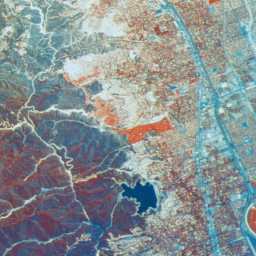
//> input picture images/color/Aerial.bmp, 256 x 256 px
$ ./main ../../images/color/Aerial.bmp   (built with g++ and OpenCV 4)
//> lines starting //> are read from the running program, lines starting //| are printed output that depends on the picture
### Opencv_exercise/canny_edge_detection/filters.h
#pragma once
#include<vector>

uchar convertToUchar(double value);

std::vector<double> gaussianKernel(int kernel_size, double var);
void linearFilter(cv::Mat &img, std::vector<double> kernel, int kernel_size);
int gaussianFilter(cv::Mat &img);

std::vector<double> horizontalSobelKernel();
std::vector<double> verticalSobelKernel();
cv::Mat GrayConvertedFromBGR(cv::Mat &BGR_img);
void substituteScaledValue(cv::Mat &gray_img, std::vector<double> img_tmp, double max, double min);
std::vector<double> sobelConvolutionValues(cv::Mat &gray_img, std::vector<double> kernel, int kernel_size);
void sobelFilter(cv::Mat &gray_img,std::vector<uchar> &normal_direction);
void nonMaximumSuppression(cv::Mat &sobel_img, std::vector<uchar> &normal_direction);
void hysteresisThreshold(cv::Mat &img_edge,uchar high_threshold,uchar low_threshold);

void cannyEdgeDetection(cv::Mat &img);

### Opencv_exercise/canny_edge_detection/sobel.cpp
#define _USE_MATH_DEFINES
#include <opencv2/opencv.hpp>
#include"filters.h"
#include<iostream>
#include<vector>
#include<cmath>

//normal directionを取るためにOpencv_sobelを改良したもの

//水平方向のエッジ検出用カーネル
std::vector<double> horizontalSobelKernel() {
	return std::vector<double> {
		-1, 0, 1,
			-2, 0, 2,
			-1, 0, 1
	};
}

//鉛直方向のエッジ検出用カーネル
std::vector<double> verticalSobelKernel() {
	return std::vector<double> {
		-1, -2, -1,
			0, 0, 0,
			1, 2, 1
	};
}

cv::Mat GrayConvertedFromBGR(cv::Mat &BGR_img) {

	const int img_rows = BGR_img.rows;
	const int img_cols = BGR_img.cols;
	cv::Mat gray_img = cv::Mat::zeros(img_cols, img_rows, CV_8U);

	for (int j = 0; j < img_rows; ++j) {
		cv::Vec3b *BGR_img_row_ptr = BGR_img.ptr<cv::Vec3b>(j);
		uchar *gray_img_row_ptr = gray_img.ptr<uchar>(j);
		for (int i = 0; i < img_cols; ++i) {
			gray_img_row_ptr[i] =
				BGR_img_row_ptr[i][0] * 0.144 +
				BGR_img_row_ptr[i][1] * 0.587 +
				BGR_img_row_ptr[i][2] * 0.299;
		}
	}
	return gray_img;
}

//img_tmpに格納された値をucahr型の[0,255]にスケーリングしてgray_imgに代入する関数
void substituteScaledValue(cv::Mat &gray_img, std::vector<double> img_tmp, double max, double min) {

	const int img_rows = gray_img.rows;
	const int img_cols = gray_img.cols;
	for (int j = 0; j < img_rows; ++j) {
		uchar *img_row_ptr = gray_img.ptr<uchar>(j);
		for (int i = 0; i < img_cols; ++i) {
			img_row_ptr[i] = convertToUchar(255 * (img_tmp[i + j * img_cols] - min) / (max - min));
		}
	}
}


std::vector<double> sobelConvolutionValues(cv::Mat &gray_img, std::vector<double> kernel, int kernel_size) {
	const int img_rows = gray_img.rows;
	const int img_cols = gray_img.cols;

	const int kernel_h = (kernel_size - 1) / 2;
	double max = 0, min = 0;

	//vector はあらかじめサイズを指定してやるとメモリ領域のとり直ししなくて済み，より高速
	std::vector<double> img_tmp(img_rows*img_cols);

	for (int j = 0; j < img_rows; ++j) {

		for (int i = 0; i < img_cols; ++i) {
			double conv_sum = 0;
			if (i == 0 || i == img_cols-1 || j == 0 || j == img_rows-1) {
				img_tmp[i + j * img_cols] = 0;
				continue;
			}
			for (int k = -kernel_h; k < kernel_h + 1; ++k) {
				/*if (j + k < 0 || j + k >= img_rows) {
					continue;
				}*/
				uchar *img_row_ptr = gray_img.ptr<uchar>(j + k);
				for (int l = -kernel_h; l < kernel_h + 1; ++l) {
					/*if (i + l < 0 || i + l >= img_cols) {
						continue;
					}*/
					conv_sum += (double)img_row_ptr[i + l] * kernel[(kernel_h + l) + (kernel_h + k)*kernel_size];
					//std::cout << (double)img_row_ptr[i + l] * kernel[(kernel_h + l) + (kernel_h + k)*kernel_size] << " :conv value ("<<l+1<<","<<k+1<<")\n";
				}
			}

			//畳み込み結果の絶対値をとる
			/*if (conv_sum < 0) {
				conv_sum = -conv_sum;
			}
*/
			double conv_sum_abs = std::abs(conv_sum);
			//スケーリングに必要な最大値，最小値を保存
			if (conv_sum_abs >= max) {
				max = conv_sum_abs;
			}
			if (conv_sum_abs <= min) {
				min = conv_sum_abs;
			}

			//imgの画素(i,j)の計算結果がimg_dst[i+j*img_cols]に格納される
			img_tmp[i + j * img_cols] = conv_sum;

		}
	}

	//スケーリングしてgray_imgに代入
	//substituteScaledValue(gray_img, img_tmp, max, min);


	//img_tmpの各値を[-1,1]の範囲にスケーリング
	for (int i = 0; i < img_cols*img_rows; ++i) {
		if (img_tmp[i] >= 0) {
			img_tmp[i] = (img_tmp[i] - min) / (max - min);
		}
		else {
			img_tmp[i] = -(-img_tmp[i] - min) / (max - min);
		}
	}
	return img_tmp;
}


void sobelFilter(cv::Mat &gray_img, std::vector<uchar> &normal_direction) {
	const int kernel_size = 3;
	const int img_cols = gray_img.cols;
	const int img_rows = gray_img.rows;

	std::vector<double> img_fused_tmp(img_rows*img_cols);
	double fused_sobel_max = 0, fused_sobel_min = 0;

	std::vector<double> horizontal_kernel = horizontalSobelKernel();
	std::vector<double> vertical_kernel = verticalSobelKernel();

	std::vector<double> horizontal_sobel_values(img_rows*img_cols);
	std::vector<double> vertical_sobel_values(img_rows*img_cols);

	//水平方向のsobel処理をgray_imgに実行
	horizontal_sobel_values = sobelConvolutionValues(gray_img, horizontal_kernel, kernel_size);


	//鉛直方向のsobel処理をgray_imgに実行
	vertical_sobel_values = sobelConvolutionValues(gray_img, vertical_kernel, kernel_size);

	for (int i = 0; i < img_cols*img_rows; ++i) {

		//水平・鉛直の処理結果の二乗和平方根をとり，img_fused_tmpに格納
		img_fused_tmp[i] = pow(horizontal_sobel_values[i] * horizontal_sobel_values[i]
			+ vertical_sobel_values[i] * vertical_sobel_values[i], 0.5);

		//エッジの法線方向をnormal_direction(4方向)に格納
		double theta = 2; //y軸方向に対応する2で初期化

		//x方向の勾配が0ならば法線方向は2のまま、それ以外の場合を以下if文内で処理
		if (horizontal_sobel_values[i] != 0.0) {
			//memo: atan2は[-PI,PI]の範囲で値を返す
			theta = std::atan2(vertical_sobel_values[i], horizontal_sobel_values[i]);
			//互いに逆向きの法線方向を同一として扱うので、thetaが負なら逆向きにして場合分け処理してよい
			if (theta < 0) {
				theta += M_PI;
			}

			//方向0: [0, +PI/8),[+PI*7/8,+PI] x軸方向
			if (theta < M_PI / 8.0 || theta >= M_PI * 7.0 / 8.0) {
				theta = 0;
			}
			//方向1: [PI/8, PI*3/8)
			if (theta >= M_PI / 8.0&&theta < M_PI * 3.0 / 8.0) {
				theta = 1;
			}
			//方向2: [PI*3/8, PI*5/8) y軸方向
			if (theta > M_PI*3.0 / 8.0&&theta <= M_PI * 5.0 / 8.0) {
				theta = 2;
			}
			//方向3: [PI*5/8, PI*7/8)
			if (theta > M_PI *5.0 / 8.0&&theta <= M_PI * 7.0 / 8.0) {
				theta = 3;
			}
		}

		normal_direction.emplace_back((uchar)theta);

		//スケーリングに必要な最大値，最小値を保存
		if (img_fused_tmp[i] >= fused_sobel_max) {
			fused_sobel_max = img_fused_tmp[i];
		}
		if (img_fused_tmp[i] <= fused_sobel_min) {
			fused_sobel_min = img_fused_tmp[i];
		}
	}

	//合成した値をスケーリングしてgray_imgに代入
	substituteScaledValue(gray_img, img_fused_tmp, fused_sobel_max, fused_sobel_min);

}

### Opencv_exercise/canny_edge_detection/non_maximum_suppression.cpp
#include <opencv2/opencv.hpp>
#include"filters.h"
#include<iostream>
#include<vector>

void nonMaximumSuppression(cv::Mat &sobel_img, std::vector<uchar> &normal_direction) {
	const int img_rows = sobel_img.rows;
	const int img_cols = sobel_img.cols;


	for (int j = 0; j < img_rows; ++j) {

		uchar *img_row_ptr = sobel_img.ptr<uchar>(j);

		for (int i = 0; i < img_cols; ++i) {
			uchar next_pixel_value_1 = 0, next_pixel_value_2 = 0;
			if (normal_direction[i + j * img_cols] == 0) {
				if (i - 1 >= 0) {
					next_pixel_value_1 = img_row_ptr[i - 1];
				}
				if (i + 1 < img_cols) {
					next_pixel_value_2 = img_row_ptr[i + 1];
				}
			}
			else if (normal_direction[i + j * img_cols] == 1) {
				if (i - 1 >= 0 && j - 1 >= 0) {
					//疑問：やむなくpixelごとに行ポインタ呼び出しているが、遅い？
					uchar *img_prev_row_ptr = sobel_img.ptr<uchar>(j - 1);
					next_pixel_value_1 = img_prev_row_ptr[i - 1];
				}
				if (i + 1 < img_cols&&j + 1 < img_rows) {
					uchar *img_next_row_ptr = sobel_img.ptr<uchar>(j + 1);
					next_pixel_value_2 = img_next_row_ptr[i + 1];
				}

			}
			else if (normal_direction[i + j * img_cols] == 2) {
				if (j - 1 >= 0) {
					uchar *img_prev_row_ptr = sobel_img.ptr<uchar>(j - 1);
					next_pixel_value_1 = img_prev_row_ptr[i];
				}
				if (j + 1 < img_rows) {
					uchar *img_next_row_ptr = sobel_img.ptr<uchar>(j + 1);
					next_pixel_value_2 = img_next_row_ptr[i];
				}
			}
			else if (normal_direction[i + j * img_cols] == 3) {
				if (i + 1 < img_cols && j - 1 >= 0) {
					uchar *img_prev_row_ptr = sobel_img.ptr<uchar>(j - 1);
					next_pixel_value_1 = img_prev_row_ptr[i + 1];
				}
				if (i - 1 >= 0 && j + 1 < img_rows) {
					uchar *img_next_row_ptr = sobel_img.ptr<uchar>(j + 1);
					next_pixel_value_2 = img_next_row_ptr[i - 1];
				}
			}

			if (img_row_ptr[i] < next_pixel_value_1 || img_row_ptr[i] < next_pixel_value_2) {
				img_row_ptr[i] = 0;
			}

		}
	}
}

### Opencv_exercise/canny_edge_detection/hysteresis_threshold.cpp
#include <opencv2/opencv.hpp>
#include"filters.h"
#include<iostream>
#include<vector>

void hysteresisThreshold(cv::Mat &img_edge,uchar high_threshold, uchar low_threshold) {
	const int img_rows = img_edge.rows;
	const int img_cols = img_edge.cols;
	std::vector<int> strong_edge_index;

	for (int j = 0; j < img_rows; ++j) {
		uchar *img_row_ptr = img_edge.ptr<uchar>(j);
		for (int i = 0; i < img_cols; ++i) {
			if (img_row_ptr[i] < low_threshold) {
				img_row_ptr[i] = 0;
			}
			else if (img_row_ptr[i] >= low_threshold && img_row_ptr[i] <= high_threshold) {
				//low댥뤵high댥돷
				img_row_ptr[i] = 100;
			}
			else if (img_row_ptr[i] > high_threshold) {
				img_row_ptr[i] = 255;
				//떗궋긄긞긙궻궇귡뤾룋궻귽깛긢긞긏긚귩뺎듖궥귡
				strong_edge_index.emplace_back(i + j * img_cols);
			}
		}

	}

	while (!strong_edge_index.empty()) {

		int row_index_j = strong_edge_index[strong_edge_index.size()-1] / img_cols;
		int col_index_i = strong_edge_index[strong_edge_index.size()-1] % img_cols;

		strong_edge_index.pop_back();

		for (int k = -1; k < 2; ++k) {
			if (row_index_j + k < 0 || row_index_j + k >= img_rows) {
				continue;
			}
			uchar *img_row_ptr = img_edge.ptr<uchar>(row_index_j + k);
			for (int l = -1; l < 2; ++l) {
				if (col_index_i + l < 0 || col_index_i >= img_cols) {
					continue;
				}

				if (img_row_ptr[col_index_i + l] == 100) {
					img_row_ptr[col_index_i + l] = 255;
					//std::cout<< col_index_i + l << ", " << row_index_j + k << "\n";
					strong_edge_index.emplace_back(col_index_i + l+(row_index_j + k)*img_cols);
				}
			}
		}

	}

	for (int j = 0; j < img_rows; ++j) {
		uchar *img_row_ptr = img_edge.ptr<uchar>(j);
		for (int i = 0; i < img_cols; ++i) {
			if (img_row_ptr[i]==100) {
				img_row_ptr[i] = 0;
			}
		}

	}
}

### Opencv_exercise/canny_edge_detection/gaussian.cpp
#include <opencv2/opencv.hpp>
#include"filters.h"
#include<iostream>
#include<vector>
#include<cmath>
constexpr int gaussian_error = -1;

uchar convertToUchar(double value) {
	if (value < 0) {
		return 0;
	}
	else if (value > 255) {
		return 255;
	}
	//マイナス値およびオーバーフローの対策
	return (uchar)value;
}

std::vector<double> gaussianKernel(int kernel_size, double var) {

	std::vector<double> kernel;
	double kernel_value_sum = 0;
	for (int j = 0; j < kernel_size; ++j) {
		for (int i = 0; i < kernel_size; ++i) {
			double kernel_value = 0;
			int sq_dst_form_center = (i - (kernel_size - 1) / 2)*(i - (kernel_size - 1) / 2) + (j - (kernel_size - 1) / 2)*(j - (kernel_size - 1) / 2);
			kernel_value = exp(-(double)sq_dst_form_center / (2 * var));
			kernel.emplace_back(kernel_value);
			kernel_value_sum += kernel_value;
		}
	}
	for (int j = 0; j < kernel_size; ++j) {
		for (int i = 0; i < kernel_size; ++i) {
			kernel[i + kernel_size * j] = kernel[i + kernel_size * j] / kernel_value_sum;
		}
	}
	//正規化

	return kernel;
}

void linearFilter(cv::Mat &img, std::vector<double> kernel, int kernel_size) {
	int img_rows = img.rows;
	int img_cols = img.cols;
	int kernel_h = (kernel_size - 1) / 2;
	// [10 lines of commented-out code are left out]
	cv::Mat img_mirror_pdd = cv::Mat::zeros(img_cols + (2 *kernel_h), img_rows + (2 * kernel_h), CV_8UC3);
	for (int j = -kernel_h; j < img_rows + kernel_h; ++j) {
		cv::Vec3b *pdd_row_ptr = img_mirror_pdd.ptr<cv::Vec3b>(j + kernel_h);
		int k = j;
		if (j < 0) {
			k = -j - 1;
		}
		else if (j >= img_rows) {
			k = 2 * img_rows - 1 - j;
		}
		cv::Vec3b *img_row_ptr = img.ptr<cv::Vec3b>(k);
		for (int i = -kernel_h; i < img_cols + kernel_h; ++i) {
			int l = i;
			if (i < 0) {
				l = -i - 1;
			}
			else if (i >= img_cols) {
				l = 2 * img_cols - 1 - i;
			}

			pdd_row_ptr[i + kernel_h] = cv::Vec3b(img_row_ptr[l][0], img_row_ptr[l][1], img_row_ptr[l][2]);
		}
	}
	//cv::imshow("", img_mirror_pdd);
	for (int j = 0; j < img_rows; ++j) {
		cv::Vec3b *img_row_ptr = img.ptr<cv::Vec3b>(j);
		//img（加工する画像）のMatのj行目のポインタ取得

		for (int i = 0; i < img_cols; ++i) {
			double B = 0, G = 0, R = 0;
			for (int l = 0; l < kernel_size; ++l) {
				cv::Vec3b *pdd_row_ptr = img_mirror_pdd.ptr<cv::Vec3b>(j + l);
				//pdd（パディング済み画像，書き換えない）のMatのj行目のポインタ取得
				for (int k = 0; k < kernel_size; ++k) {

					B += (double)pdd_row_ptr[i + k][0] * kernel[k + kernel_size * l];
					G += (double)pdd_row_ptr[i + k][1] * kernel[k + kernel_size * l];
					R += (double)pdd_row_ptr[i + k][2] * kernel[k + kernel_size * l];
				}
			}

			img_row_ptr[i][0] = convertToUchar(B);
			img_row_ptr[i][1] = convertToUchar(G);
			img_row_ptr[i][2] = convertToUchar(R);

		}
	}

}

int gaussianFilter(cv::Mat &img) {
	int kernel_size=3;
	double var = 1.3;
// [14 lines of commented-out code are left out]

	std::vector<double> kernel = gaussianKernel(kernel_size, var);
	linearFilter(img, kernel, kernel_size);
	return 1;
}

### Opencv_exercise/canny_edge_detection/canny_edge_detection.cpp
#include <opencv2/opencv.hpp>
#include"filters.h"
#include<iostream>
#include<vector>
#include<cmath>

void cannyEdgeDetection(cv::Mat &img) {
	int high_threshold=35;
	int low_threshold=30;

	/*std::cout << "Gaussian filter\n";*/
	gaussianFilter(img);
	cv::imshow("Gaussian", img);
	cv::waitKey(0);

	cv::Mat img_edge = GrayConvertedFromBGR(img);
	std::vector<uchar> sobel_edge_normal_direction = {};

	sobelFilter(img_edge,sobel_edge_normal_direction);
	cv::imshow("Fused sobel", img_edge);
	cv::waitKey(0);

	nonMaximumSuppression(img_edge, sobel_edge_normal_direction);
	cv::imshow("Non Maximum Suppression", img_edge);
	cv::waitKey(0);

// [13 lines of commented-out code are left out]


	hysteresisThreshold(img_edge, (uchar)high_threshold, (uchar)low_threshold);
	cv::imshow("Result", img_edge);
	cv::waitKey(0);

}

### Opencv_exercise/canny_edge_detection/main.cpp
#include <opencv2/opencv.hpp>
#include"filters.h"


int main(int argc, char *argv[])
{
	cv::Mat img = cv::imread(argv[1]);
//> img is the input picture: 256 rows x 256 cols, CV_8UC3; mean B, G, R 145.7, 144.1, 134.9
	cv::Mat img_gray_for_GT = GrayConvertedFromBGR(img);
	cv::Mat ground_truth = img_gray_for_GT.clone();
	cv::imshow("original", img);
	cv::waitKey(0);

	cv::Canny(img_gray_for_GT, ground_truth, 150, 100);
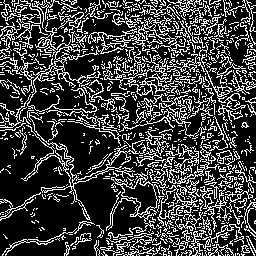
//> ground_truth: 256 rows x 256 cols, CV_8UC1; 25.2% white in thin lines or dots
	cannyEdgeDetection(img);
//> after the loop in linearFilter, `for (int j = -kernel_h; j < img_rows + kernel_h; ++j)`:
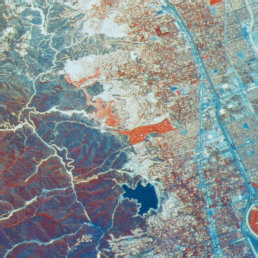
//> img_mirror_pdd: 258 rows x 258 cols, CV_8UC3; mean B, G, R 145.7, 144, 134.9
//> after the loop in GrayConvertedFromBGR (call 2), `for (int j = 0; j < img_rows; ++j)`:
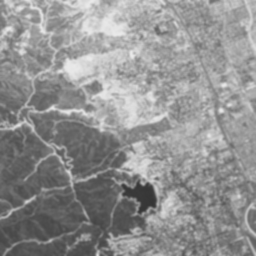
//> gray_img: 256 rows x 256 cols, CV_8UC1; min 52, max 233, mean 144.9
//> the loop in sobelConvolutionValues, `for (int j = 0; j < img_rows; ++j)` made 256 passes
//> max on passes 1 to 3: 0, 204, 204
//> after the loop in sobelConvolutionValues, `for (int j = 0; j < img_rows; ++j)`: img_tmp = 65536 items; max = 354; min = 0
//> in sobelFilter, `horizontal_sobel_values = sobelConvolutionValues(gray_img, horizontal_..`: horizontal_sobel_values = 65536 items
//> the loop in sobelConvolutionValues (call 2), `for (int j = 0; j < img_rows; ++j)` made 256 passes
//> max on passes 1 to 3: 0, 182, 182
//> after the loop in sobelFilter, `for (int i = 0; i < img_cols*img_rows; ++i)`: fused_sobel_max = 1.08; fused_sobel_min = 0
//> after the loop in substituteScaledValue, `for (int j = 0; j < img_rows; ++j)`:
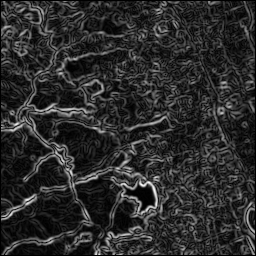
//> gray_img: 256 rows x 256 cols, CV_8UC1; min 0, max 255, mean 43.4
//> in cannyEdgeDetection, `sobelFilter(img_edge,sobel_edge_normal_direction);`: sobel_edge_normal_direction = 65536 items
//> after the loop in nonMaximumSuppression, `for (int j = 0; j < img_rows; ++j)`:
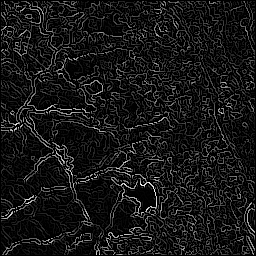
//> sobel_img: 256 rows x 256 cols, CV_8UC1; min 0, max 255, mean 22.2
//> after the loop in hysteresisThreshold, `for (int j = 0; j < img_rows; ++j)`: strong_edge_index = 16768 values from 260 to 65277
//> the loop in hysteresisThreshold, `while (!strong_edge_index.empty())` made 18416 passes
//> (row_index_j, col_index_i) on passes 1 to 3: (254, 253), (254, 244), (254, 243)
//> after the loop in hysteresisThreshold, `while (!strong_edge_index.empty())`:
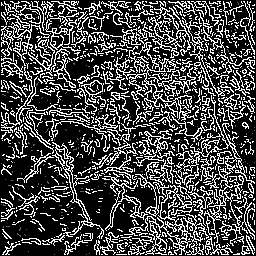
//> img_edge: 256 rows x 256 cols, CV_8UC1; min 0, max 255, mean 72.3
//> after the loop in hysteresisThreshold, `for (int j = 0; j < img_rows; ++j)`:
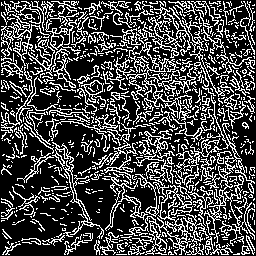
//> img_edge: 256 rows x 256 cols, CV_8UC1; 28.1% white in thin lines or dots

	cv::imshow("GT", ground_truth);
	cv::waitKey(0);
	system("pause");
	return 0;
}

$ run again, on images/color/Balloon.bmp
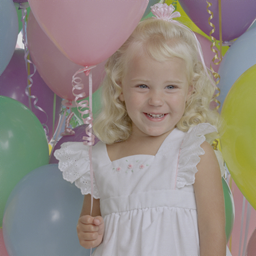
//> input picture images/color/Balloon.bmp, 256 x 256 px
//> img is the input picture: 256 rows x 256 cols, CV_8UC3; mean B, G, R 131.5, 137.9, 146.4
//> ground_truth: 256 rows x 256 cols, CV_8UC1; 5.2% white in thin lines or dots
//> the loop in sobelConvolutionValues, `for (int j = 0; j < img_rows; ++j)` made 256 passes
//> max on passes 1 to 3: 0, 148, 148
//> after the loop in sobelConvolutionValues, `for (int j = 0; j < img_rows; ++j)`: img_tmp = 65536 items; max = 295; min = 0
//> horizontal_sobel_values = 65536 items
//> the loop in sobelConvolutionValues (call 2), `for (int j = 0; j < img_rows; ++j)` made 256 passes
//> max on passes 1 to 3: 0, 90, 140
//> after the loop in sobelFilter, `for (int i = 0; i < img_cols*img_rows; ++i)`: fused_sobel_max = 1.02; fused_sobel_min = 0
//> after the loop in substituteScaledValue, `for (int j = 0; j < img_rows; ++j)`:
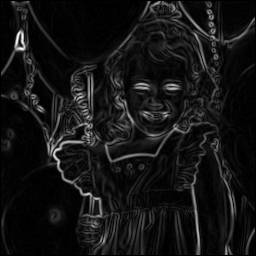
//> gray_img: 256 rows x 256 cols, CV_8UC1; min 0, max 255, mean 20.1
//> sobel_edge_normal_direction = 65536 items
//> after the loop in hysteresisThreshold, `for (int j = 0; j < img_rows; ++j)`: strong_edge_index = 5834 values from 269 to 65270
//> the loop in hysteresisThreshold, `while (!strong_edge_index.empty())` made 6803 passes
//> (row_index_j, col_index_i) on passes 1 to 3: (254, 246), (254, 232), (254, 231)
//> after the loop in hysteresisThreshold, `for (int j = 0; j < img_rows; ++j)`:
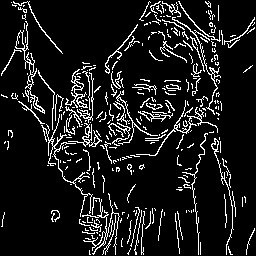
//> img_edge: 256 rows x 256 cols, CV_8UC1; 10.4% white in thin lines or dots

$ run again, on images/color/Earth.bmp
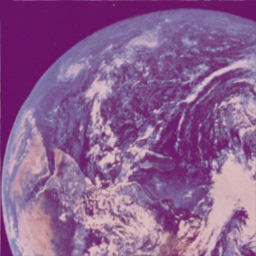
//> input picture images/color/Earth.bmp, 256 x 256 px
//> img is the input picture: 256 rows x 256 cols, CV_8UC3; mean B, G, R 144.1, 95.4, 140.1
//> ground_truth: 256 rows x 256 cols, CV_8UC1; 17% white in thin lines or dots
//> the loop in sobelConvolutionValues, `for (int j = 0; j < img_rows; ++j)` made 256 passes
//> max on passes 1 to 3: 0, 34, 34
//> after the loop in sobelConvolutionValues, `for (int j = 0; j < img_rows; ++j)`: img_tmp = 65536 items; max = 347; min = 0
//> horizontal_sobel_values = 65536 items
//> the loop in sobelConvolutionValues (call 2), `for (int j = 0; j < img_rows; ++j)` made 256 passes
//> max on passes 1 to 3: 0, 129, 129
//> after the loop in sobelFilter, `for (int i = 0; i < img_cols*img_rows; ++i)`: fused_sobel_max = 1.04; fused_sobel_min = 0
//> after the loop in substituteScaledValue, `for (int j = 0; j < img_rows; ++j)`:
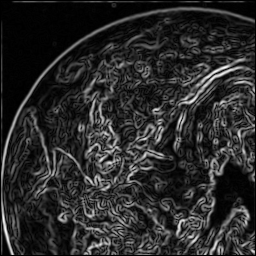
//> gray_img: 256 rows x 256 cols, CV_8UC1; min 0, max 255, mean 41.9
//> sobel_edge_normal_direction = 65536 items
//> after the loop in hysteresisThreshold, `for (int j = 0; j < img_rows; ++j)`: strong_edge_index = 13796 values from 269 to 65278
//> the loop in hysteresisThreshold, `while (!strong_edge_index.empty())` made 14981 passes
//> (row_index_j, col_index_i) on passes 1 to 3: (254, 254), (254, 250), (254, 249)
//> after the loop in hysteresisThreshold, `for (int j = 0; j < img_rows; ++j)`:
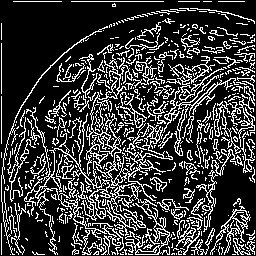
//> img_edge: 256 rows x 256 cols, CV_8UC1; 22.9% white in thin lines or dots
